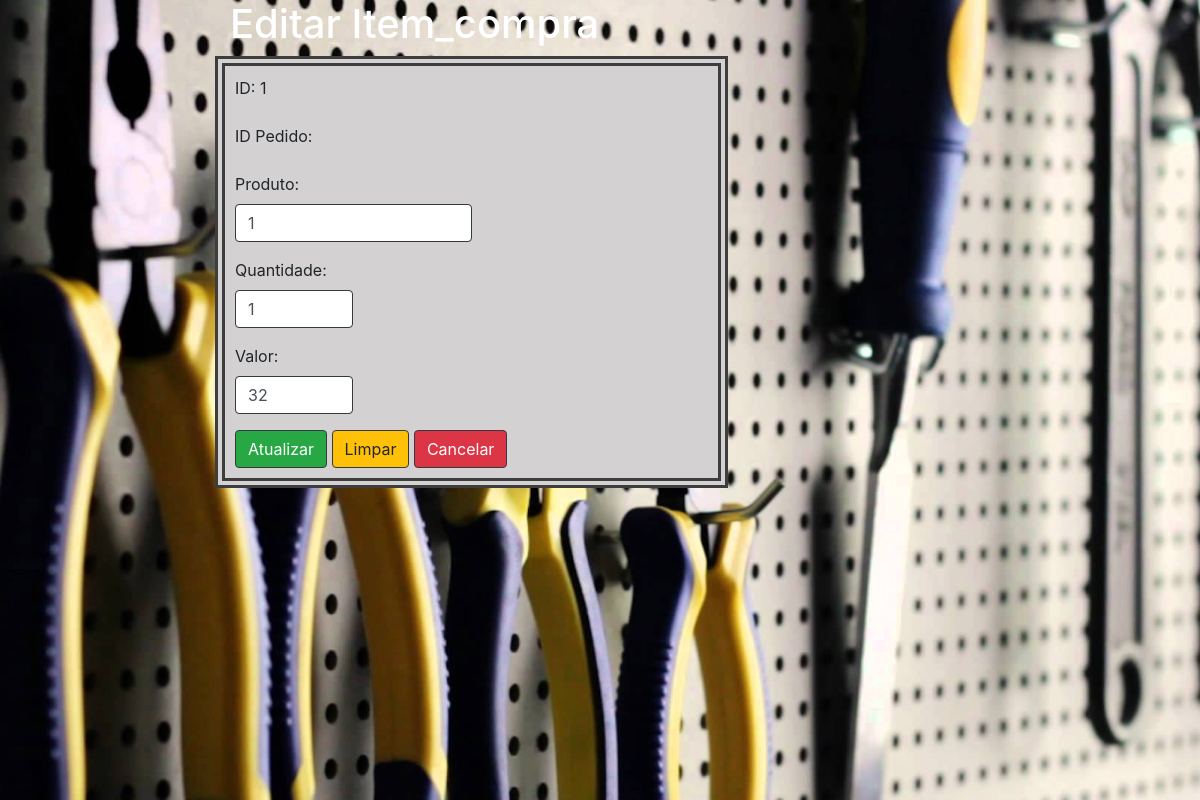
Page /frmEdtCom.php?id=1 on the committed database.
### tables this page shows
CREATE TABLE `item_pedido` (
  `id` int(11) NOT NULL,
  `pedido` int(11) NOT NULL,
  `produto` int(11) NOT NULL,
  `quantidade` int(11) NOT NULL,
  `valor` int(11) NOT NULL
);

### frmEdtCom.php (the view, shortened to what this page needs)
<?php
    $id = $_REQUEST['id'];
    $rs = mysql_query("SELECT * FROM  item_pedido where id=".$id);
    $linha = mysql_fetch_array($rs);
?>
<html>
    <head>
        <link rel="stylesheet" href="https://stackpath.bootstrapcdn.com/bootstrap/4.1.3/css/bootstrap.min.css">
        <link rel="stylesheet" href="https://use.fontawesome.com/releases/v5.2.0/css/all.css">
        <link rel="stylesheet" type="text/css" href="borda.css">
    </head>
    <body>
    <div id="fullscreen_bg" class="fullscreen_bg">
      <div class="container col-md-8">
        <h1 class="text-white col-md-8">Editar Item_compra</h1>
           <form id="frmEdtPro" name="frmEdtPro" method="POST" action="edtCom.php">
           <div id="borda" class="col-md-8">
             <div class="form-group">
                 <label for="lblId">ID: <?php echo $linha['id']?></label>
             </div>
             <div class="form-group">
                 <label for="lblIdPed">ID Pedido: <?php echo $linha['idped']?></label>
             </div>
             <div class="form-group">
                 <label for="lblProd">Produto: </label>
                 <input type="text" id="txtProd" name="txtProd" class="form-control col-md-6 border border-dark" value="<?php echo $linha['produto']?>">
             </div>
             <div class="form-group">
                 <label for="lblQuantidade">Quantidade: </label>
                 <input type="text" id="txtQtd" name="txtQtd" class="form-control col-md-3 border border-dark" value="<?php echo $linha['quantidade']?>">
             </div>
             <div class="form-group">
                 <label for="lblValor">Valor: </label>
                 <input type="text" id="txtVal" name="txtVal" class="form-control col-md-3 border border-dark" value="<?php echo $linha['valor']?>">
             </div>
             <input type="submit" id="btEnviar" name="btEnviar"
                                        class="btn btn-success border border-dark" value="Atualizar">
            <input type="reset" id="btLimpar" name="btLimpar"
                                        class="btn btn-warning border border-dark" value="Limpar">
            <input type="button" id="bt_Cancel" name="bt_Cancel"
                                        class="btn btn-danger border border-dark" value="Cancelar"
                                        onclick="javascript:location.href='index.html'">
            </div>
           </form>
      </div>
</div>
    </body>
</html>

### borda.css (style rules this page uses)
#borda { background:rgb(211, 209, 209); padding: 10px; border: 5px double rgb(61, 61, 61); border-width: 10px; display: block; }
.fullscreen_bg { position: fixed; top: 0; right: 0; bottom: 0; left: 0; background-size: cover; background-position: 50% 50%; background-image: url('alicate.jpg'); background-repeat:repeat; }

### rows in the picture
item_pedido: id "1", txtProd "1", txtQtd "1", txtVal "32"
